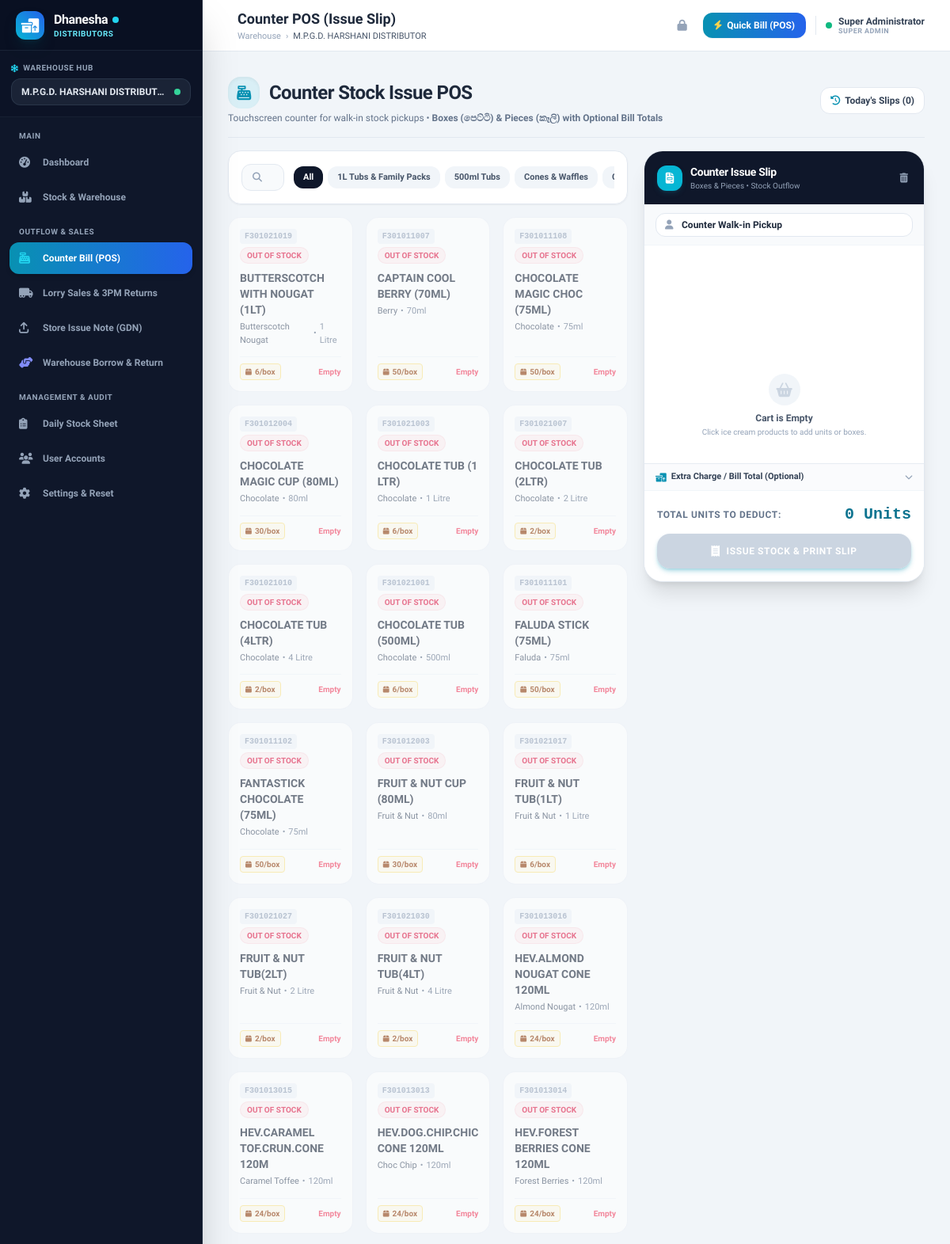
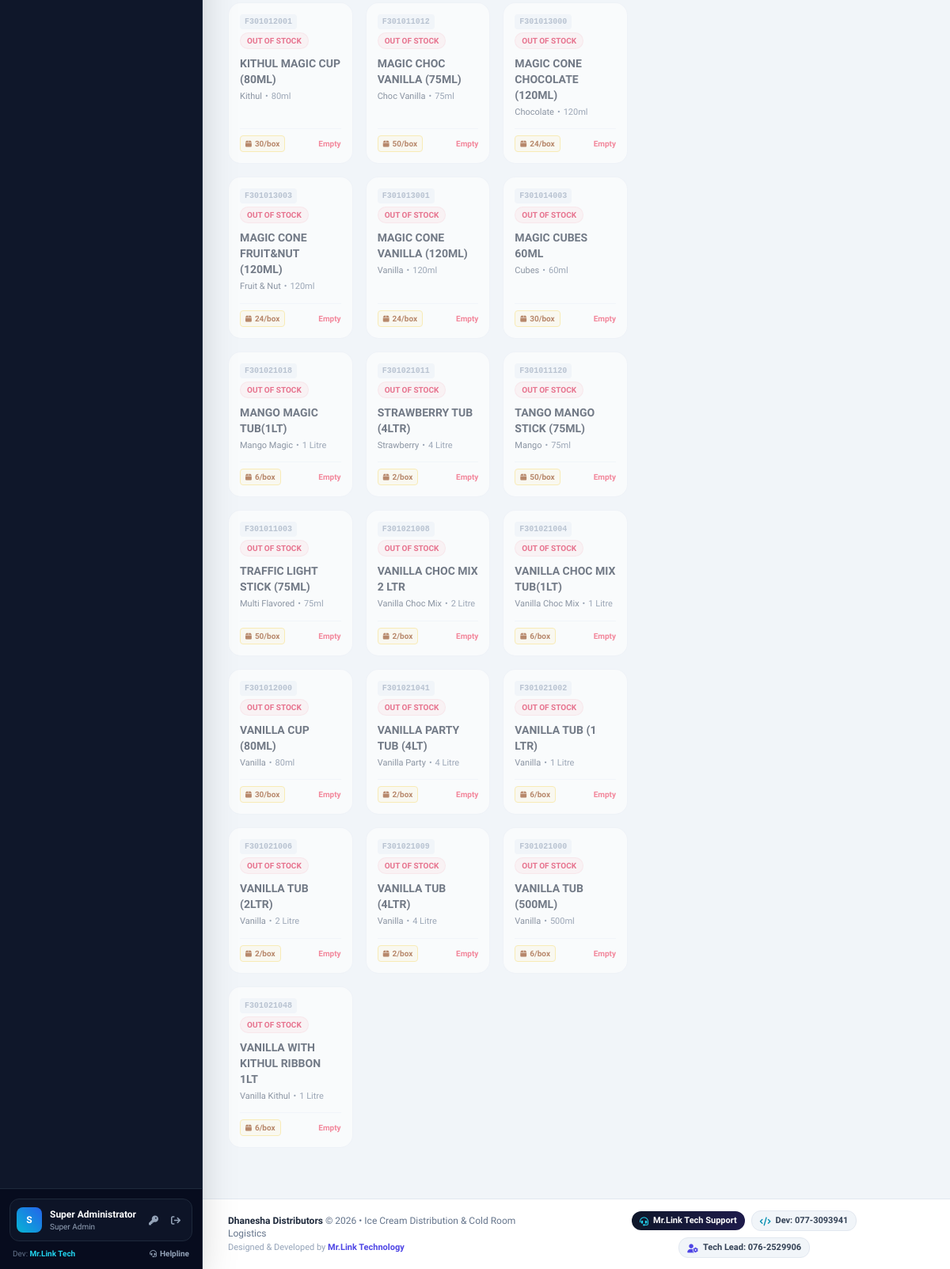
The app's page /pos.php (signed in) with its own data (2 pictures, top to bottom).
### tables this page shows
CREATE TABLE IF NOT EXISTS `branches` (
    `id` INT AUTO_INCREMENT PRIMARY KEY,
    `name` VARCHAR(100) NOT NULL,
    `code` VARCHAR(20) NOT NULL UNIQUE,
    `address` VARCHAR(255) NULL,
    `phone` VARCHAR(50) NULL,
    `created_at` TIMESTAMP DEFAULT CURRENT_TIMESTAMP
);

CREATE TABLE IF NOT EXISTS `categories` (
    `id` INT AUTO_INCREMENT PRIMARY KEY,
    `name` VARCHAR(100) NOT NULL,
    `created_at` TIMESTAMP DEFAULT CURRENT_TIMESTAMP
);

CREATE TABLE IF NOT EXISTS `products` (
    `id` INT AUTO_INCREMENT PRIMARY KEY,
    `category_id` INT NULL,
    `code` VARCHAR(50) NOT NULL UNIQUE,
    `name` VARCHAR(150) NOT NULL,
    `flavor` VARCHAR(50) NULL,
    `size` VARCHAR(50) NULL,
    `unit` VARCHAR(20) DEFAULT 'Units',
    `pack_size` INT DEFAULT 24,
    `selling_price` DECIMAL(10,2) NOT NULL DEFAULT 0.00,
    `alert_quantity` INT DEFAULT 15,
    `status` ENUM('active', 'inactive') DEFAULT 'active',
    `created_at` TIMESTAMP DEFAULT CURRENT_TIMESTAMP,
    INDEX (`category_id`)
);

### pos.php (the view, shortened to what the rows shown need)
<?php
$pageTitle = "Counter POS (Issue Slip)";
require_once __DIR__ . '/config/auth.php';
$user = currentUser();
$branchId = $user['branch_id'];
$hasPriceCol = false;
$hasPackCol = false;
try {
    $hasPriceCol = !empty($pdo->query("SHOW COLUMNS FROM `products` LIKE 'selling_price'")->fetchAll());
    $hasPackCol = !empty($pdo->query("SHOW COLUMNS FROM `products` LIKE 'pack_size'")->fetchAll());
} catch (Exception $e) {}
$priceField = $hasPriceCol ? "COALESCE(p.selling_price, 0) as selling_price" : "0 as selling_price";
$packField = $hasPackCol ? "COALESCE(p.pack_size, 24) as pack_size" : "24 as pack_size";
$stmt = $pdo->prepare("SELECT p.id, p.code, p.name, p.flavor, p.size, p.unit, p.category_id, $priceField, $packField,
    c.name as category_name,
    COALESCE(bs.quantity, 0) as stock
    FROM products p
    LEFT JOIN categories c ON p.category_id = c.id
    LEFT JOIN branch_stock bs ON p.id = bs.product_id AND bs.branch_id = ?
    WHERE p.status = 'active'
    ORDER BY p.name ASC");
$stmt->execute([$branchId]);
$products = $stmt->fetchAll();
$categories = $pdo->query("SELECT id, name FROM categories ORDER BY id ASC")->fetchAll();
require_once __DIR__ . '/includes/header.php';
?>
<div class="no-print pb-8">
    <div class="flex flex-col sm:flex-row sm:items-center justify-between gap-3 pb-4 mb-4 border-b border-slate-200">
        <div>
            <h1 class="text-2xl font-black text-slate-800 tracking-tight flex items-center">
                <span class="w-10 h-10 rounded-2xl bg-cyan-500/10 text-cyan-600 flex items-center justify-center mr-3 shadow-inner">
                    <i class="fa-solid fa-cash-register text-lg"></i>
                </span>
                Counter Stock Issue POS
            </h1>
        </div>
    </div>
    <div class="grid grid-cols-1 lg:grid-cols-12 gap-5 items-start">
        <div class="lg:col-span-7 xl:col-span-8 space-y-4">
            <div class="sticky top-20 z-20 bg-white/95 backdrop-blur-md p-3 sm:p-4 rounded-2xl border border-slate-200 shadow-sm flex flex-col sm:flex-row items-center gap-3">
                <div class="flex items-center space-x-1.5 overflow-x-auto w-full sm:w-auto pb-1 sm:pb-0 scrollbar-none">
                    <button type="button" onclick="setCategoryFilter('all', this)"
                            class="cat-filter-btn px-3 py-1.5 rounded-xl text-[11px] font-extrabold whitespace-nowrap bg-slate-900 text-white shadow-xs transition">
                        All
                    </button>
                    <?php foreach ($categories as $cat): ?>
                    <button type="button" onclick="setCategoryFilter('<?= $cat['id'] ?>', this)"
                            class="cat-filter-btn px-3 py-1.5 rounded-xl text-[11px] font-bold whitespace-nowrap bg-slate-100 text-slate-600 hover:bg-slate-200 transition">
                        <?= htmlspecialchars($cat['name']) ?>
                    </button>
                    <?php endforeach; ?>
                </div>
            </div>
            <div id="productsGrid" class="grid grid-cols-2 sm:grid-cols-3 xl:grid-cols-4 gap-3 sm:gap-4">
                <?php if (empty($products)): ?>
                <div class="col-span-full py-16 text-center text-slate-400 bg-white rounded-2xl border border-dashed border-slate-200">
                    <i class="fa-solid fa-boxes-stacked text-3xl text-slate-300 mb-2 block"></i>
                    No ice cream products available in the catalog.<br>
                    <a href="stock.php" class="text-cyan-600 font-bold hover:underline text-xs mt-2 inline-block">Go to Stock & Warehouse to add products</a>
                </div>
                <?php else: ?>
                <?php foreach ($products as $p):
                    $inStock = $p['stock'] > 0;
                ?>
                <div class="product-card group relative bg-white rounded-2xl border p-3.5 flex flex-col justify-between transition-all duration-200 cursor-pointer select-none <?= $inStock ? 'border-slate-200 hover:border-cyan-400 hover:shadow-md active:scale-95' : 'border-slate-200/60 opacity-60 bg-slate-50/50 cursor-not-allowed' ?>"
                     data-id="<?= $p['id'] ?>"
                     data-name="<?= htmlspecialchars(strtolower($p['name'])) ?>"
                     data-code="<?= htmlspecialchars(strtolower($p['code'])) ?>"
                     data-flavor="<?= htmlspecialchars(strtolower($p['flavor'] ?? '')) ?>"
                     data-cat="<?= $p['category_id'] ?>"
                     data-stock="<?= $p['stock'] ?>"
                     data-pack="<?= $p['pack_size'] ?>"
                     data-price="<?= $p['selling_price'] ?>"
                     onclick="handleCardClick(<?= $p['id'] ?>, <?= $inStock ? 'true' : 'false' ?>)">
                    <div>
                        <div class="flex items-center justify-between mb-2 gap-1 flex-wrap">
                            <span class="text-[10px] font-mono font-bold text-slate-400 bg-slate-100 px-1.5 py-0.5 rounded">
                                <?= htmlspecialchars($p['code']) ?>
                            </span>
                            <span class="text-[10px] font-extrabold uppercase px-2 py-0.5 rounded-full <?= $inStock ? 'bg-emerald-50 text-emerald-700 border border-emerald-200/50' : 'bg-rose-50 text-rose-600 border border-rose-200/50' ?>">
                                <?= $inStock ? number_format($p['stock']) . ' In Store' : 'Out of Stock' ?>
                            </span>
                        </div>
                        <h4 class="text-xs sm:text-sm font-extrabold text-slate-800 group-hover:text-cyan-600 transition leading-snug">
                            <?= htmlspecialchars($p['name']) ?>
                        </h4>
                        <div class="text-[11px] text-slate-500 mt-1 flex items-center space-x-1">
                            <span class="font-medium text-slate-600"><?= htmlspecialchars($p['flavor'] ?: 'Standard') ?></span>
                            <span>&bull;</span>
                            <span><?= htmlspecialchars($p['size'] ?: 'Standard') ?></span>
                        </div>
                    </div>
                    <div class="mt-3 pt-2 border-t border-slate-100 flex items-center justify-between">
                        <div class="flex items-center space-x-1">
                            <span class="text-[10px] font-bold text-amber-800 bg-amber-50 border border-amber-200 px-1.5 py-0.5 rounded flex items-center" title="Pack Size">
                                <i class="fa-solid fa-box mr-1 text-[9px]"></i> <?= $p['pack_size'] ?>/box
                            </span>
                        </div>
                        <?php if ($inStock): ?>
                        <span class="w-7 h-7 rounded-xl bg-cyan-50 group-hover:bg-cyan-600 group-hover:text-white text-cyan-600 flex items-center justify-center text-xs font-bold transition shadow-xs">
                            <i class="fa-solid fa-plus"></i>
                        </span>
                        <?php else: ?>
                        <span class="text-[10px] font-bold text-rose-500">Empty</span>
                        <?php endif; ?>
                    </div>
                </div>
                <?php endforeach; ?>
                <?php endif; ?>
            </div>
        </div>
    </div>
</div>
<?php require_once __DIR__ . '/includes/footer.php'; ?>

### includes/header.php (shortened to what the rows shown need)
<?php
require_once __DIR__ . '/../config/auth.php';
$user = currentUser();
if ($user['role'] === 'super_admin') {
    global $pdo;
    $allBranches = $pdo->query("SELECT id, name, code FROM branches ORDER BY id ASC")->fetchAll();
}
?>
<!DOCTYPE html>
<html lang="en">
<head>
    <script src="https://cdn.tailwindcss.com"></script>
    <link rel="stylesheet" href="https://cdnjs.cloudflare.com/ajax/libs/font-awesome/6.4.0/css/all.min.css">
</head>
<body class="bg-slate-100 text-slate-800 min-h-screen flex flex-col antialiased">
    <aside id="mainSidebar" class="fixed inset-y-0 left-0 z-50 w-64 bg-slate-900 text-slate-200 flex flex-col justify-between transition-transform duration-300 transform -translate-x-full md:translate-x-0 shadow-2xl border-r border-slate-800 no-print">
        <div class="flex flex-col flex-1 overflow-hidden">
            <div class="p-3.5 border-b border-slate-800/60 bg-slate-950/20">
                <div class="text-xs font-bold text-slate-200 bg-slate-800/80 px-3 py-2 rounded-xl border border-slate-700/60 truncate flex items-center justify-between">
                    <span class="truncate"><?= htmlspecialchars($user['branch_name'] ?? 'Main Cold Room Hub') ?></span>
                    <span class="w-2 h-2 rounded-full bg-emerald-400 animate-pulse ml-1.5 shrink-0" title="Operational"></span>
                </div>
            </div>
        </div>
    </aside>
    <div class="md:pl-64 flex flex-col flex-1 min-h-screen print-full-width">
        <header class="bg-white border-b border-slate-200 sticky top-0 z-30 shadow-xs no-print">
            <div class="px-4 sm:px-6 lg:px-8 h-16 flex items-center justify-between">
                <div class="flex items-center space-x-3">
                    <div>
                        <h2 class="text-base sm:text-lg font-bold text-slate-800 leading-tight">
                            <?= isset($pageTitle) ? htmlspecialchars($pageTitle) : 'Overview' ?>
                        </h2>
                        <div class="hidden sm:flex items-center space-x-1.5 text-[11px] text-slate-400">
                            <span>Warehouse</span>
                            <span>&rsaquo;</span>
                            <span class="text-slate-600 font-medium"><?= htmlspecialchars($user['branch_name']) ?></span>
                        </div>
                    </div>
                </div>
            </div>
        </header>
        <main class="flex-1 p-4 sm:p-6 lg:p-8 w-full">

### records on screen
branches: name "M.P.G.D. HARSHANI DISTRIBUTOR"
categories: name "1L Tubs & Family Packs"
categories: name "500ml Tubs"
categories: name "Cones & Waffles"
products: code "F301021019", name "BUTTERSCOTCH WITH NOUGAT (1LT)", flavor "Butterscotch Nougat", size "1 Litre", pack_size "6"
products: code "F301011007", name "CAPTAIN COOL BERRY (70ML)", flavor "Berry", size "70ml", pack_size "50"
products: code "F301011108", name "CHOCOLATE MAGIC CHOC (75ML)", flavor "Chocolate", size "75ml", pack_size "50"
products: code "F301012004", name "CHOCOLATE MAGIC CUP (80ML)", flavor "Chocolate", size "80ml", pack_size "30"
products: code "F301021003", name "CHOCOLATE TUB (1 LTR)", flavor "Chocolate", size "1 Litre", pack_size "6"
products: code "F301021007", name "CHOCOLATE TUB (2LTR)", flavor "Chocolate", size "2 Litre", pack_size "2"
products: code "F301021010", name "CHOCOLATE TUB (4LTR)", flavor "Chocolate", size "4 Litre", pack_size "2"
products: code "F301021001", name "CHOCOLATE TUB (500ML)", flavor "Chocolate", size "500ml", pack_size "6"
products: code "F301011101", name "FALUDA STICK (75ML)", flavor "Faluda", size "75ml", pack_size "50"
products: code "F301011102", name "FANTASTICK CHOCOLATE (75ML)", flavor "Chocolate", size "75ml", pack_size "50"
products: code "F301012003", name "FRUIT & NUT CUP (80ML)", flavor "Fruit & Nut", size "80ml", pack_size "30"
products: code "F301021017", name "FRUIT & NUT TUB(1LT)", flavor "Fruit & Nut", size "1 Litre", pack_size "6"
products: code "F301021027", name "FRUIT & NUT TUB(2LT)", flavor "Fruit & Nut", size "2 Litre", pack_size "2"
products: code "F301021030", name "FRUIT & NUT TUB(4LT)", flavor "Fruit & Nut", size "4 Litre", pack_size "2"
products: code "F301013016", name "HEV.ALMOND NOUGAT CONE 120ML", flavor "Almond Nougat", size "120ml", pack_size "24"
products: code "F301013015", name "HEV.CARAMEL TOF.CRUN.CONE 120M", flavor "Caramel Toffee", size "120ml", pack_size "24"
products: code "F301013013", name "HEV.DOG.CHIP.CHIC CONE 120ML", flavor "Choc Chip", size "120ml", pack_size "24"
products: code "F301013014", name "HEV.FOREST BERRIES CONE 120ML", flavor "Forest Berries", size "120ml", pack_size "24"
products: code "F301012001", name "KITHUL MAGIC CUP (80ML)", flavor "Kithul", size "80ml", pack_size "30"
products: code "F301011012", name "MAGIC CHOC VANILLA (75ML)", flavor "Choc Vanilla", size "75ml", pack_size "50"
products: code "F301013000", name "MAGIC CONE CHOCOLATE (120ML)", flavor "Chocolate", size "120ml", pack_size "24"
products: code "F301013003", name "MAGIC CONE FRUIT&NUT (120ML)", flavor "Fruit & Nut", size "120ml", pack_size "24"
products: code "F301013001", name "MAGIC CONE VANILLA (120ML)", flavor "Vanilla", size "120ml", pack_size "24"
products: code "F301014003", name "MAGIC CUBES 60ML", flavor "Cubes", size "60ml", pack_size "30"
products: code "F301021018", name "MANGO MAGIC TUB(1LT)", flavor "Mango Magic", size "1 Litre", pack_size "6"
products: code "F301021011", name "STRAWBERRY TUB (4LTR)", flavor "Strawberry", size "4 Litre", pack_size "2"
products: code "F301011120", name "TANGO MANGO STICK (75ML)", flavor "Mango", size "75ml", pack_size "50"
products: code "F301011003", name "TRAFFIC LIGHT STICK (75ML)", flavor "Multi Flavored", size "75ml", pack_size "50"
products: code "F301021008", name "VANILLA CHOC MIX 2 LTR", flavor "Vanilla Choc Mix", size "2 Litre", pack_size "2"
products: code "F301021004", name "VANILLA CHOC MIX TUB(1LT)", flavor "Vanilla Choc Mix", size "1 Litre", pack_size "6"
products: code "F301012000", name "VANILLA CUP (80ML)", flavor "Vanilla", size "80ml", pack_size "30"
products: code "F301021041", name "VANILLA PARTY TUB (4LT)", flavor "Vanilla Party", size "4 Litre", pack_size "2"
products: code "F301021002", name "VANILLA TUB (1 LTR)", flavor "Vanilla", size "1 Litre", pack_size "6"
products: code "F301021006", name "VANILLA TUB (2LTR)", flavor "Vanilla", size "2 Litre", pack_size "2"
products: code "F301021009", name "VANILLA TUB (4LTR)", flavor "Vanilla", size "4 Litre", pack_size "2"
products: code "F301021000", name "VANILLA TUB (500ML)", flavor "Vanilla", size "500ml", pack_size "6"
products: code "F301021048", name "VANILLA WITH KITHUL RIBBON 1LT", flavor "Vanilla Kithul", size "1 Litre", pack_size "6"

### other values on screen
substr($user['name'], 0, 1) "S"
$user['name'] "Super Administrator"
str_replace('_', ' ', $user['role']) "Super Admin"
$pageTitle "Counter POS (Issue Slip)"
str_replace('_', ' ', $user['role']) "SUPER ADMIN"
count($recentList) "0"
